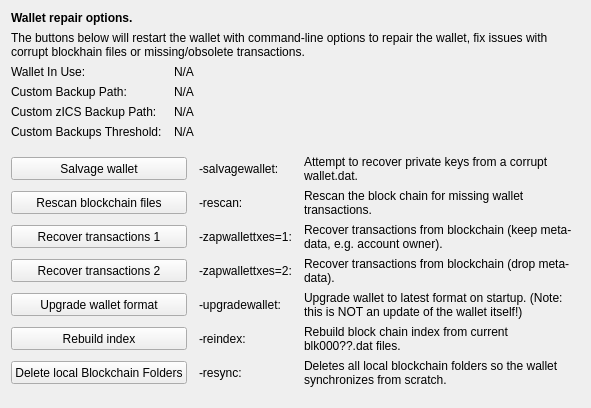
     <widget class="QWidget" name="tab_repair">
      <attribute name="title">
       <string>&amp;Wallet Repair</string>
      </attribute>
      <layout class="QGridLayout" name="gridLayout_4" columnstretch="0,0,0,0">
       <property name="horizontalSpacing">
        <number>12</number>
       </property>
       <item row="0" column="0" colspan="4">
        <widget class="QLabel" name="label_repair_header">
         <property name="font">
          <font>
           <weight>75</weight>
           <bold>true</bold>
          </font>
         </property>
         <property name="text">
          <string>Wallet repair options.</string>
         </property>
        </widget>
       </item>
       <item row="1" column="0" colspan="4">
        <widget class="QLabel" name="label_repair_helptext">
         <property name="font">
          <font>
           <weight>50</weight>
           <bold>false</bold>
          </font>
         </property>
         <property name="text">
          <string>The buttons below will restart the wallet with command-line options to repair the wallet, fix issues with corrupt blockhain files or missing/obsolete transactions.</string>
         </property>
         <property name="wordWrap">
          <bool>true</bool>
         </property>
        </widget>
       </item>
       <item row="2" column="0">
        <widget class="QLabel" name="wallet_path_label">
         <property name="text">
          <string>Wallet In Use:</string>
         </property>
        </widget>
       </item>
       <item row="2" column="1" colspan="3">
        <widget class="QLabel" name="wallet_path">
         <property name="cursor">
          <cursorShape>IBeamCursor</cursorShape>
         </property>
         <property name="text">
          <string>N/A</string>
         </property>
         <property name="textFormat">
          <enum>Qt::PlainText</enum>
         </property>
         <property name="textInteractionFlags">
          <set>Qt::LinksAccessibleByMouse|Qt::TextSelectableByKeyboard|Qt::TextSelectableByMouse</set>
         </property>
        </widget>
       </item>
       <item row="3" column="0">
        <widget class="QLabel" name="wallet_custombackuppath_label">
         <property name="text">
          <string>Custom Backup Path:</string>
         </property>
         <property name="visible">
          <bool>false</bool>
         </property>
        </widget>
       </item>
       <item row="3" column="1" colspan="3">
        <widget class="QLabel" name="wallet_custombackuppath">
         <property name="cursor">
          <cursorShape>IBeamCursor</cursorShape>
         </property>
         <property name="text">
          <string>N/A</string>
         </property>
         <property name="textFormat">
          <enum>Qt::PlainText</enum>
         </property>
         <property name="textInteractionFlags">
          <set>Qt::LinksAccessibleByMouse|Qt::TextSelectableByKeyboard|Qt::TextSelectableByMouse</set>
         </property>
         <property name="visible">
          <bool>false</bool>
         </property>
        </widget>
       </item>
       <item row="4" column="0">
        <widget class="QLabel" name="wallet_customzphrbackuppath_label">
         <property name="text">
          <string>Custom zICS Backup Path:</string>
         </property>
         <property name="visible">
          <bool>false</bool>
         </property>
        </widget>
       </item>
       <item row="4" column="1" colspan="3">
        <widget class="QLabel" name="wallet_customzphrbackuppath">
         <property name="cursor">
          <cursorShape>IBeamCursor</cursorShape>
         </property>
         <property name="text">
          <string>N/A</string>
         </property>
         <property name="textFormat">
          <enum>Qt::PlainText</enum>
         </property>
         <property name="textInteractionFlags">
          <set>Qt::LinksAccessibleByMouse|Qt::TextSelectableByKeyboard|Qt::TextSelectableByMouse</set>
         </property>
         <property name="visible">
          <bool>false</bool>
         </property>
        </widget>
       </item>
       <item row="5" column="0">
        <widget class="QLabel" name="wallet_custombackupthreshold_label">
         <property name="text">
          <string>Custom Backups Threshold:</string>
         </property>
         <property name="visible">
          <bool>false</bool>
         </property>
        </widget>
       </item>
       <item row="5" column="1" colspan="3">
        <widget class="QLabel" name="wallet_custombackupthreshold">
         <property name="cursor">
          <cursorShape>IBeamCursor</cursorShape>
         </property>
         <property name="text">
          <string>N/A</string>
         </property>
         <property name="textFormat">
          <enum>Qt::PlainText</enum>
         </property>
         <property name="textInteractionFlags">
          <set>Qt::LinksAccessibleByMouse|Qt::TextSelectableByKeyboard|Qt::TextSelectableByMouse</set>
         </property>
         <property name="visible">
          <bool>false</bool>
         </property>
        </widget>
       </item>
       <item row="6" column="0">
        <spacer name="verticalSpacer_repair1">
         <property name="orientation">
          <enum>Qt::Vertical</enum>
         </property>
         <property name="sizeHint" stdset="0">
          <size>
           <width>10</width>
           <height>10</height>
          </size>
         </property>
        </spacer>
       </item>
       <item row="7" column="0" colspan="2">
        <widget class="QPushButton" name="btn_salvagewallet">
         <property name="minimumSize">
          <size>
           <width>100</width>
           <height>23</height>
          </size>
         </property>
         <property name="text">
          <string>Salvage wallet</string>
         </property>
        </widget>
       </item>
       <item row="7" column="2">
        <widget class="QLabel" name="label_repair_salvage_command">
         <property name="text">
          <string notr="true">-salvagewallet:</string>
         </property>
        </widget>
       </item>
       <item row="7" column="3">
        <widget class="QLabel" name="label_repair_salvage">
         <property name="text">
          <string>Attempt to recover private keys from a corrupt wallet.dat.</string>
         </property>
         <property name="wordWrap">
          <bool>true</bool>
         </property>
        </widget>
       </item>
       <item row="8" column="0" colspan="2">
        <widget class="QPushButton" name="btn_rescan">
         <property name="minimumSize">
          <size>
           <width>100</width>
           <height>23</height>
          </size>
         </property>
         <property name="text">
          <string>Rescan blockchain files</string>
         </property>
        </widget>
       </item>
       <item row="8" column="2">
        <widget class="QLabel" name="label_repair_rescan_command">
         <property name="text">
          <string notr="true">-rescan:</string>
         </property>
        </widget>
       </item>
       <item row="8" column="3">
        <widget class="QLabel" name="label_repair_rescan">
         <property name="text">
          <string>Rescan the block chain for missing wallet transactions.</string>
         </property>
         <property name="wordWrap">
          <bool>true</bool>
         </property>
        </widget>
       </item>
       <item row="9" column="0" colspan="2">
        <widget class="QPushButton" name="btn_zapwallettxes1">
         <property name="minimumSize">
          <size>
           <width>100</width>
           <height>23</height>
          </size>
         </property>
         <property name="text">
          <string>Recover transactions 1</string>
         </property>
        </widget>
       </item>
       <item row="9" column="2">
        <widget class="QLabel" name="label_repair_zap1_command">
         <property name="text">
          <string notr="true">-zapwallettxes=1:</string>
         </property>
        </widget>
       </item>
       <item row="9" column="3">
        <widget class="QLabel" name="label_repair_zap1">
         <property name="text">
          <string>Recover transactions from blockchain (keep meta-data, e.g. account owner).</string>
         </property>
         <property name="wordWrap">
          <bool>true</bool>
         </property>
        </widget>
       </item>
       <item row="10" column="0" colspan="2">
        <widget class="QPushButton" name="btn_zapwallettxes2">
         <property name="minimumSize">
          <size>
           <width>100</width>
           <height>23</height>
          </size>
         </property>
         <property name="text">
          <string>Recover transactions 2</string>
         </property>
        </widget>
       </item>
       <item row="10" column="2">
        <widget class="QLabel" name="label_repair_zap2_command">
         <property name="text">
          <string notr="true">-zapwallettxes=2:</string>
         </property>
        </widget>
       </item>
       <item row="10" column="3">
        <widget class="QLabel" name="label_repair_zap2">
         <property name="text">
          <string>Recover transactions from blockchain (drop meta-data).</string>
         </property>
         <property name="wordWrap">
          <bool>true</bool>
         </property>
        </widget>
       </item>
       <item row="11" column="0" colspan="2">
        <widget class="QPushButton" name="btn_upgradewallet">
         <property name="minimumSize">
          <size>
           <width>100</width>
           <height>23</height>
          </size>
         </property>
         <property name="text">
          <string>Upgrade wallet format</string>
         </property>
        </widget>
       </item>
       <item row="11" column="2">
        <widget class="QLabel" name="label_repair_upgrade_command">
         <property name="text">
          <string notr="true">-upgradewallet:</string>
         </property>
        </widget>
       </item>
       <item row="11" column="3">
        <widget class="QLabel" name="label_repair_upgrade">
         <property name="text">
          <string>Upgrade wallet to latest format on startup. (Note: this is NOT an update of the wallet itself!)</string>
         </property>
         <property name="wordWrap">
          <bool>true</bool>
         </property>
        </widget>
       </item>
       <item row="12" column="0" colspan="2">
        <widget class="QPushButton" name="btn_reindex">
         <property name="minimumSize">
          <size>
           <width>100</width>
           <height>23</height>
          </size>
         </property>
         <property name="text">
          <string>Rebuild index</string>
         </property>
        </widget>
       </item>
       <item row="12" column="2">
        <widget class="QLabel" name="label_repair_reindex_command">
         <property name="text">
          <string notr="true">-reindex:</string>
         </property>
        </widget>
       </item>
       <item row="12" column="3">
        <widget class="QLabel" name="label_repair_reindex">
         <property name="text">
          <string>Rebuild block chain index from current blk000??.dat files.</string>
         </property>
         <property name="wordWrap">
          <bool>true</bool>
         </property>
        </widget>
       </item>
       <item row="13" column="0" colspan="2">
        <widget class="QPushButton" name="btn_resync">
         <property name="minimumSize">
          <size>
           <width>100</width>
           <height>23</height>
          </size>
         </property>
         <property name="text">
          <string>Delete local Blockchain Folders</string>
         </property>
        </widget>
       </item>
       <item row="13" column="2">
        <widget class="QLabel" name="label_repair_resync_command">
         <property name="text">
          <string>-resync:</string>
         </property>
        </widget>
       </item>
       <item row="13" column="3">
        <widget class="QLabel" name="label_repair_resync">
         <property name="text">
          <string>Deletes all local blockchain folders so the wallet synchronizes from scratch.</string>
         </property>
         <property name="wordWrap">
          <bool>true</bool>
         </property>
        </widget>
       </item>
       <item row="14" column="0">
        <spacer name="verticalSpacer_repair2">
         <property name="orientation">
          <enum>Qt::Vertical</enum>
         </property>
         <property name="sizeHint" stdset="0">
          <size>
           <width>20</width>
           <height>10</height>
          </size>
         </property>
        </spacer>
       </item>
      </layout>
     </widget>
